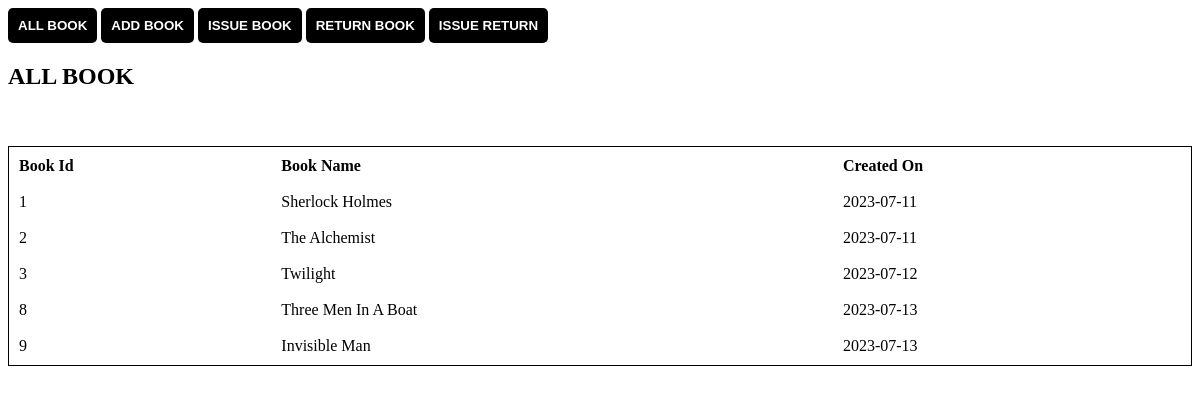
The page /home.php on the database as committed earlier.
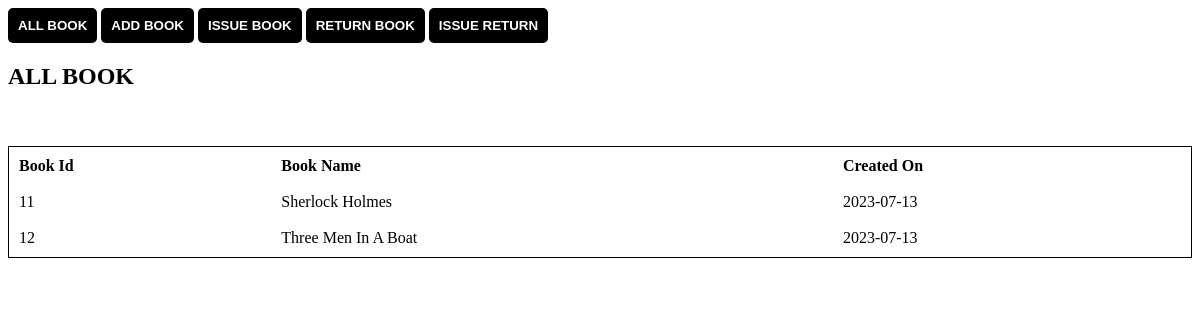
The same page on the database as committed later.
### tables this page shows
CREATE TABLE `books` (
  `BookId` int(11) NOT NULL,
  `BookName` varchar(20) DEFAULT NULL,
  `CreatedOn` varchar(10) DEFAULT NULL
);

### mylibrary_db.php (called while the page is built, shortened)
<?php
class db{
function setconnection(){
    $this->connection = new PDO("mysql:host=localhost; dbname=mylibrary_db","root","");
}
}
?>

### data_class.php (called while the page is built, shortened)
<?php include("mylibrary_db.php");
class data extends db
{
    function getbook()
    {
        $sql = "SELECT * FROM books ";
        $data = $this->connection->query($sql);
        return $data;
    }
}

### home.php (the view, shortened to what this page needs)
<html>
<head>
    <link href="style.css" rel="stylesheet">
</head>
<body>
    <?php
    include("data_class.php");
    ?>
    <button onclick="openpart('bookreport')">ALL BOOK</button>
    <button onclick="openpart('addbook')">ADD BOOK</button>
    <button onclick="openpart('bookissue')">ISSUE BOOK</button>
    <button onclick="openpart('bookreturn')">RETURN BOOK</button>
    <button onclick="openpart('issuereturn')">ISSUE RETURN</button>
    <div id="bookreport" class="portion" style="display:block">
        <h2>ALL BOOK</h2>
        <?php
        $u = new data;
        $u->setconnection();
        $u->getbook();
        $recordset = $u->getbook();
        $table = "<table style='border-collapse: ;width: 100%; border: 1px solid #000;'>
            <tr><th>Book Id</th><th>Book Name</th><th>Created On</th></tr>";
        foreach ($recordset as $row) {
            $table .= "<tr>";
            $table .= "<td>$row[0]</td>";
            $table .= "<td>$row[1]</td>";
            $table .= "<td>$row[2]</td>";
            $table .= "</tr>";
        }
        $table .= "</table>";
        echo $table;
        ?>
    </div>
</body>
</html>

### style.css (style rules this page uses)
body { background-image: url("https://cmkt-image-prd.freetls.fastly.net/0.1.0/ps/4159652/3600/2400/m1/fpnw/wm1/booksside-.jpg?1521502900&s=f663adf5359a77ebda6f3ca978228733"); background-repeat: no-repeat; background-size: cover; }
button { background-color: #000000; color: #ffffff; font-weight: bold; padding: 10px; border: none; cursor: pointer; border-radius: 5px; }
td, th { text-align: left; padding: 8px; }

Rows that differ between the two databases and show on the page:
removed books: BookId "1", BookName "Sherlock Holmes", CreatedOn "2023-07-11"
removed books: BookId "2", BookName "The Alchemist", CreatedOn "2023-07-11"
removed books: BookId "3", BookName "Twilight", CreatedOn "2023-07-12"
removed books: BookId "8", BookName "Three Men In A Boat", CreatedOn "2023-07-13"
removed books: BookId "9", BookName "Invisible Man", CreatedOn "2023-07-13"
added books: BookId "11", BookName "Sherlock Holmes", CreatedOn "2023-07-13"
added books: BookId "12", BookName "Three Men In A Boat", CreatedOn "2023-07-13"
